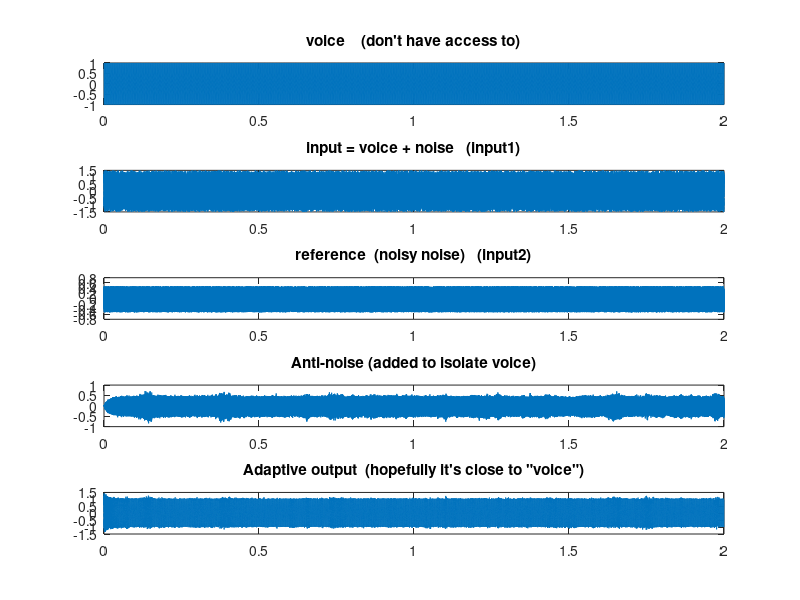

The MATLAB source for this figure:
% noise cancellation
% from https://www.clear.rice.edu/elec301/Projects00/site/code.html
clear
close all

order=5;

size=2;                         %time duration of inputs
fs=44100;                                %digital sampling frequency
t=[0:1/fs:size];
N=fs*size;                      %size of inputs
f1=440;                                %frequency of voice
f2=500;                                %frequency of noise

voice=cos(2*pi*f1*t);
subplot(5,1,1)
plot(t,voice);
title('voice    (don''t have access to)')
audiowrite('voice.wav', voice, fs);

%noise=cos(2*pi*f2*t.^2);                       %frequency sweep noise
noise=(rand(1,length(voice))-.5);            %white noise
%noise=cos(2*pi*f2*t.^2)+cos(2*pi*t*((f2+200)/t));                       %2-frequency sweeps noise
input=voice+noise;
subplot(5,1,2)
plot(t,input)
title('input = voice + noise   (input1)')
audiowrite('input.wav', input, fs);

ref=noise +.25*(rand-0.5);                       %noisy noise
subplot(5,1,3)
plot(t,ref)
title('reference  (noisy noise)   (input2)');
audiowrite('reference.wav', ref, fs);

w=zeros(order,1);
error = zeros(N-order, 1);
antinoise = zeros(N-order, 1);
delay = 0;
mu=.006;
for i=1:N-order
   buffer = ref(i:i+order-1);                  
   antinoise(i) = buffer*w;
   if i > delay
        error(i) = input(i)-antinoise(i-delay);      
   else 
        error(i) = input(i)-antinoise(i);            
   end
   w=w+(buffer.*mu*error(i)/(buffer*buffer'))';  
end

subplot(5,1,4)
plot(t(order+1:N),antinoise)
title('Anti-noise (added to isolate voice)')

audiowrite('antinoise.wav', antinoise, fs);

subplot(5,1,5)
plot(t(order+1:N),error)
title('Adaptive output  (hopefully it''s close to "voice")')

audiowrite('error.wav', error, fs);